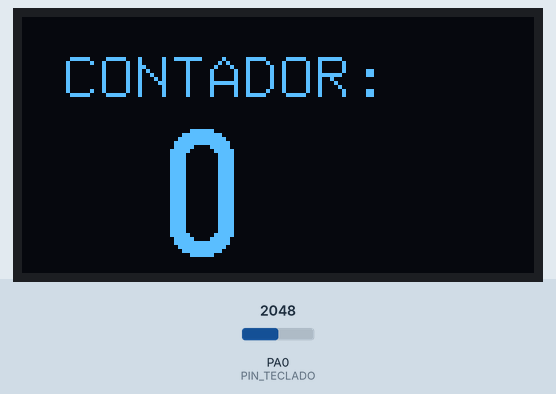
This sketch was run on a simulated STM32 Blue Pill. Shown: 128×64 one-colour display. Inputs (shaded band) come from the test bench; at power-on: PA0 (PIN_TECLADO) = 2048.

Above: at 1.2 s.
1.3 s: PA0 (PIN_TECLADO) set to 910
At 1.65 s:
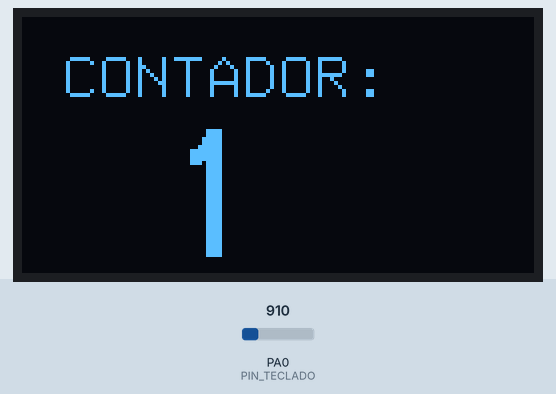
3.0 s: PA0 (PIN_TECLADO) set to 990
At 4.2 s:
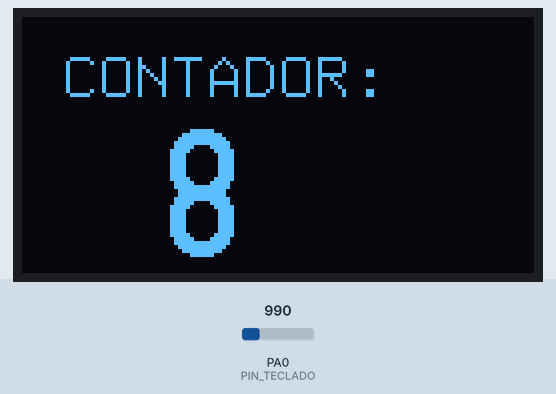
Timing chart, 0 to 6.0 s (numbered marks = the images above; inputs shaded):
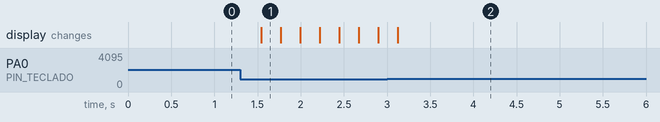

The sketch:

teste_keypad.ino
```cpp
#include <Arduino.h>
#include <U8g2lib.h>
#include <SPI.h>

U8G2_SH1106_128X64_NONAME_1_HW_I2C u8g2(U8G2_R0, /* reset=*/ U8X8_PIN_NONE);

#define CS_PIN      PA12
#define PIN_TECLADO PA0

int contador = 0;
int ultimoADC = 4095;

// --- FUNÇÕES SIMPLES DE FLASH ---

void flashWait() {
  uint8_t status;
  do {
    digitalWrite(CS_PIN, LOW);
    SPI.transfer(0x05);
    status = SPI.transfer(0);
    digitalWrite(CS_PIN, HIGH);
  } while (status & 0x01);
}

void salvarContador(int valor) {
  // Habilita escrita e apaga setor
  digitalWrite(CS_PIN, LOW); SPI.transfer(0x06); digitalWrite(CS_PIN, HIGH);
  digitalWrite(CS_PIN, LOW); SPI.transfer(0x20);
  SPI.transfer(0); SPI.transfer(0); SPI.transfer(0);
  digitalWrite(CS_PIN, HIGH);
  flashWait();

  // Habilita escrita e grava o valor (2 bytes)
  digitalWrite(CS_PIN, LOW); SPI.transfer(0x06); digitalWrite(CS_PIN, HIGH);
  digitalWrite(CS_PIN, LOW); SPI.transfer(0x02);
  SPI.transfer(0); SPI.transfer(0); SPI.transfer(0);
  SPI.transfer(highByte(valor));
  SPI.transfer(lowByte(valor));
  digitalWrite(CS_PIN, HIGH);
  flashWait();
}

int lerContador() {
  digitalWrite(CS_PIN, LOW);
  SPI.transfer(0x03);
  SPI.transfer(0); SPI.transfer(0); SPI.transfer(0);
  byte hi = SPI.transfer(0);
  byte lo = SPI.transfer(0);
  digitalWrite(CS_PIN, HIGH);
  return (hi << 8) | lo;
}

void setup() {
  u8g2.begin();
  pinMode(PIN_TECLADO, INPUT_ANALOG);
  pinMode(CS_PIN, OUTPUT);
  digitalWrite(CS_PIN, HIGH);

  SPI.begin();
  SPI.beginTransaction(SPISettings(500000, MSBFIRST, SPI_MODE0));

  // Carrega o valor salvo ao iniciar
  contador = lerContador();
  if (contador < 0 || contador > 999) contador = 0; // Limpa se a memória estiver vazia
}

void loop() {
  int adc = analogRead(PIN_TECLADO);

  // Clique no Botão Especial (700-950)
  if (adc >= 700 && adc < 950) {
    contador++;
    salvarContador(contador);
    delay(200); // Debounce
  }
  ultimoADC = adc;

  u8g2.firstPage();
  do {
    u8g2.setFont(u8g2_font_9x15_tf);
    u8g2.drawStr(10, 20, "CONTADOR:");
    u8g2.setFont(u8g2_font_logisoso32_tn);
    u8g2.setCursor(35, 60);
    u8g2.print(contador);
  } while (u8g2.nextPage());
}
```

Measured:
- after the input at 1.3 s, the display: changes after 0.24 s (image 1)
